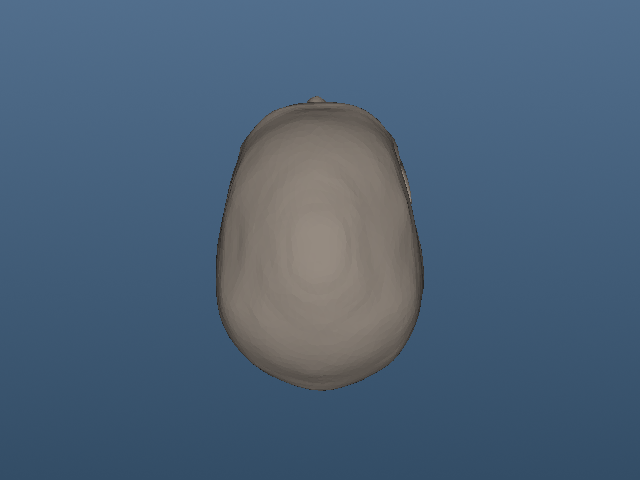

Generate this figure with Python:
#!/usr/bin/env python

# Import a glTF scene file and render it with a gradient background.

import os
from pathlib import Path

# Factory overrides: importing these modules registers the OpenGL rendering
# and interaction style implementations for vtkRenderingCore factory classes.
import vtkmodules.vtkInteractionStyle  # noqa: F401
import vtkmodules.vtkRenderingOpenGL2  # noqa: F401
# VTK pipeline classes used in this example
from vtkmodules.vtkIOImport import vtkGLTFImporter
from vtkmodules.vtkRenderingCore import (
    vtkRenderWindow,
    vtkRenderWindowInteractor,
    vtkRenderer,
)

# Colors (normalized RGB)
background_top_rgb = (0.319, 0.431, 0.549)
background_bottom_rgb = (0.200, 0.302, 0.400)

# Data directory: defaults to the folder containing this script
data_dir = Path(os.environ.get("VPE_DATA_DIR", Path(__file__).parent))

# Renderer: assemble the scene with a gradient background
renderer = vtkRenderer()
renderer.SetBackground(background_bottom_rgb)
renderer.SetBackground2(background_top_rgb)
renderer.GradientBackgroundOn()

# Window: display the rendered scene
render_window = vtkRenderWindow()
render_window.AddRenderer(renderer)
render_window.SetWindowName("gltf importer")
render_window.SetMultiSamples(0)
render_window.SetSize(640, 480)

# Importer: read the glTF file and populate the render window
importer = vtkGLTFImporter()
importer.SetFileName(str(data_dir / "headMesh.gltf"))
importer.SetRenderWindow(render_window)
importer.Update()

# Scene: frame the imported geometry
renderer.ResetCamera()

# Interactor: handle mouse and keyboard events
render_window_interactor = vtkRenderWindowInteractor()
render_window_interactor.SetRenderWindow(render_window)

render_window_interactor.Initialize()
render_window_interactor.Start()
